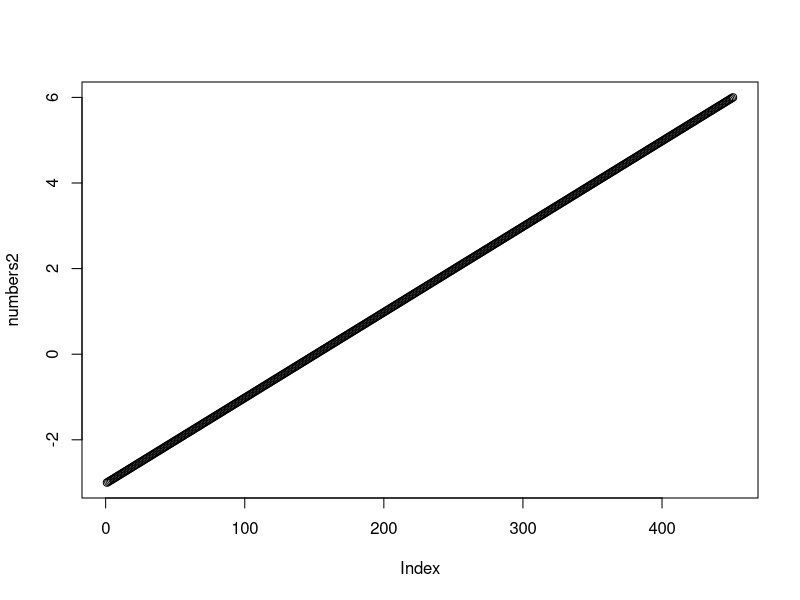
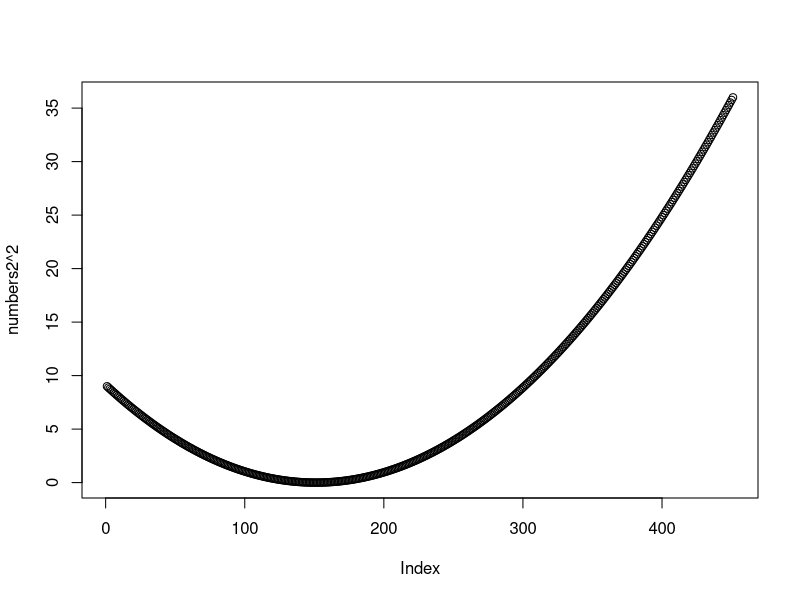

These charts were generated, in order, by the following R code:
## ---- chunk 1
library(lubridate)
## ---- chunk 2
getwd()
## ---- chunk 3
library(tidyverse)
## ---- chunk 4
print(1,2)

print(c(1,2))
## ---- chunk 5
tibble(iris)
## ---- chunk 6
mydata <- iris
## ---- chunk 7
head(mydata, 10)
## ---- chunk 8
mydata[1:10,]
## ---- chunk 9
mypart <- mydata[,c(1,5)]
## ---- chunk 10
mypart[mypart$Species == "versicolor",]
## ---- chunk 11
head(mypart[mypart$Species == "versicolor",])

tail(mypart[mypart$Species == "versicolor",])
## ---- chunk 12
mypart$Species
## ---- chunk 13
class(mydata)
## ---- chunk 14
numbers <- 1:10

class(numbers)
## ---- chunk 15
numbers2 <- seq(from = -3, to = 6, by = 0.02)

class(numbers)
## ---- chunk 16
words <- c("Hello", "I", "am", "Bas")

class(words)
## ---- chunk 17
class("Netherlands")

class(c(1, "test"))

a <- 1:4
class(a)

class(a) <- "character"
class(a)

#Factors
factor(1:3)
b <- factor(c(1, 2, 1, 2, 1, 2))

b

class(b)
levels(b)


#Logicals
x <- 1
y <- 3

x == 2
x == 1

x <= 4
x > 5

x + y == 4
x / y == 0.33

x / y == 1/3

mydata$Species == "versicolor"
## ---- chunk 18
mean(numbers2)

sum(numbers2)

plot(numbers2)

plot(numbers2^2)
## ---- chunk 19
mean(words)
## ---- chunk 20
class(mydata)

str(mydata)
## ---- chunk 21
mydata2 <- mutate(mydata, Sepal.Surface = Sepal.Length * Sepal.Width)


head(mydata2, 10)
## ---- chunk 22
groupeddata<- group_by(mydata2, Species)

is.grouped_df(groupeddata)

summarise(groupeddata, mean = mean(Sepal.Surface))
## ---- chunk 23
library(tibble)

# First I define x, and then I use that definition of x to generate y
tibble(x = 1:5, y = x^2)
## ---- chunk 24
mydata2 %>%
  group_by(Species) %>%
  summarise(mean = mean(Sepal.Surface))
## ---- chunk 25
mydata2 %>%
  group_by(Species) %>%
  summarise(mean = mean(Sepal.Surface), 
            sd = sd(Sepal.Surface), 
            median = median(Sepal.Surface), 
            min = min(Sepal.Surface), 
            max = max(Sepal.Surface), 
            n = n())
